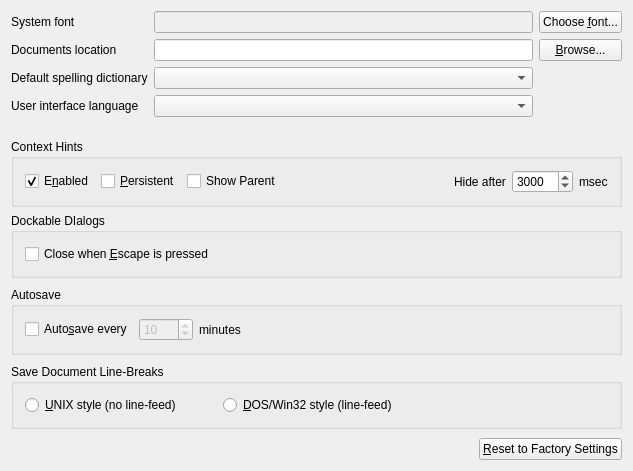
<?xml version="1.0" encoding="UTF-8"?>
<ui version="4.0">
 <class>GeneralPropertiesWidgetBase</class>
 <widget class="QWidget" name="GeneralPropertiesWidgetBase">
  <property name="geometry">
   <rect>
    <x>0</x>
    <y>0</y>
    <width>633</width>
    <height>471</height>
   </rect>
  </property>
  <property name="windowTitle">
   <string>General</string>
  </property>
  <layout class="QGridLayout">
   <property name="margin">
    <number>11</number>
   </property>
   <property name="spacing">
    <number>6</number>
   </property>
   <item row="0" column="5">
    <widget class="QPushButton" name="chooseSysFontButton_">
     <property name="text">
      <string>Choose &amp;font...</string>
     </property>
     <property name="shortcut">
      <string>Alt+F</string>
     </property>
    </widget>
   </item>
   <item row="1" column="5">
    <widget class="QPushButton" name="browseDocLocationButton_">
     <property name="text">
      <string>&amp;Browse...</string>
     </property>
     <property name="shortcut">
      <string>Alt+B</string>
     </property>
    </widget>
   </item>
   <item row="0" column="1" colspan="4">
    <widget class="QLineEdit" name="sysFontLineEdit_">
     <property name="enabled">
      <bool>false</bool>
     </property>
    </widget>
   </item>
   <item row="1" column="1" colspan="4">
    <widget class="QLineEdit" name="docPathLineEdit_"/>
   </item>
   <item row="2" column="1" colspan="4">
    <widget class="QComboBox" name="spellDictCombo_">
     <property name="sizePolicy">
      <sizepolicy hsizetype="Minimum" vsizetype="Fixed">
       <horstretch>0</horstretch>
       <verstretch>0</verstretch>
      </sizepolicy>
     </property>
     <property name="duplicatesEnabled">
      <bool>false</bool>
     </property>
    </widget>
   </item>
   <item row="0" column="0">
    <widget class="QLabel" name="TextLabel1_2_2">
     <property name="text">
      <string>System font</string>
     </property>
    </widget>
   </item>
   <item row="1" column="0">
    <widget class="QLabel" name="docPathLabel_">
     <property name="text">
      <string>Documents location</string>
     </property>
    </widget>
   </item>
   <item row="9" column="3">
    <spacer>
     <property name="orientation">
      <enum>Qt::Vertical</enum>
     </property>
     <property name="sizeType">
      <enum>QSizePolicy::Expanding</enum>
     </property>
     <property name="sizeHint" stdset="0">
      <size>
       <width>20</width>
       <height>16</height>
      </size>
     </property>
    </spacer>
   </item>
   <item row="2" column="0">
    <widget class="QLabel" name="spellDictLabel_">
     <property name="frameShape">
      <enum>QFrame::NoFrame</enum>
     </property>
     <property name="frameShadow">
      <enum>QFrame::Plain</enum>
     </property>
     <property name="text">
      <string>Default spelling dictionary</string>
     </property>
    </widget>
   </item>
   <item row="4" column="3">
    <spacer>
     <property name="orientation">
      <enum>Qt::Vertical</enum>
     </property>
     <property name="sizeType">
      <enum>QSizePolicy::Fixed</enum>
     </property>
     <property name="sizeHint" stdset="0">
      <size>
       <width>20</width>
       <height>16</height>
      </size>
     </property>
    </spacer>
   </item>
   <item row="3" column="0">
    <widget class="QLabel" name="uiLangLabel_">
     <property name="text">
      <string>User interface language</string>
     </property>
    </widget>
   </item>
   <item row="3" column="1" colspan="4">
    <widget class="QComboBox" name="uiLangCombo_"/>
   </item>
   <item row="5" column="0" colspan="6">
    <widget class="QGroupBox" name="hintsBox_">
     <property name="title">
      <string>Context Hints</string>
     </property>
     <layout class="QGridLayout">
      <property name="margin">
       <number>11</number>
      </property>
      <property name="spacing">
       <number>6</number>
      </property>
      <item row="0" column="0">
       <widget class="QCheckBox" name="hintsEnabled_">
        <property name="text">
         <string>E&amp;nabled</string>
        </property>
        <property name="shortcut">
         <string>Alt+N</string>
        </property>
        <property name="checked">
         <bool>true</bool>
        </property>
       </widget>
      </item>
      <item row="0" column="1">
       <widget class="QCheckBox" name="hintsPersistent_">
        <property name="text">
         <string>&amp;Persistent</string>
        </property>
        <property name="shortcut">
         <string>Alt+P</string>
        </property>
       </widget>
      </item>
      <item row="0" column="2">
       <widget class="QCheckBox" name="hintsParent_">
        <property name="text">
         <string>Show Parent</string>
        </property>
       </widget>
      </item>
      <item row="0" column="3">
       <spacer>
        <property name="orientation">
         <enum>Qt::Horizontal</enum>
        </property>
        <property name="sizeType">
         <enum>QSizePolicy::Expanding</enum>
        </property>
        <property name="sizeHint" stdset="0">
         <size>
          <width>126</width>
          <height>20</height>
         </size>
        </property>
       </spacer>
      </item>
      <item row="0" column="4">
       <widget class="QLabel" name="delayLabel_">
        <property name="text">
         <string>Hide after</string>
        </property>
       </widget>
      </item>
      <item row="0" column="5">
       <widget class="QSpinBox" name="delaySpinner_">
        <property name="minimumSize">
         <size>
          <width>0</width>
          <height>0</height>
         </size>
        </property>
        <property name="minimum">
         <number>100</number>
        </property>
        <property name="maximum">
         <number>10000</number>
        </property>
        <property name="singleStep">
         <number>100</number>
        </property>
        <property name="value">
         <number>3000</number>
        </property>
       </widget>
      </item>
      <item row="0" column="6">
       <widget class="QLabel" name="delaySuffix_">
        <property name="text">
         <string>msec</string>
        </property>
       </widget>
      </item>
     </layout>
    </widget>
   </item>
   <item row="6" column="0" colspan="6">
    <widget class="QGroupBox" name="groupBox3">
     <property name="title">
      <string>Dockable DIalogs</string>
     </property>
     <layout class="QVBoxLayout">
      <property name="spacing">
       <number>6</number>
      </property>
      <property name="margin">
       <number>11</number>
      </property>
      <item>
       <widget class="QCheckBox" name="closeWhenEscape_">
        <property name="text">
         <string>Close when &amp;Escape is pressed</string>
        </property>
        <property name="shortcut">
         <string>Alt+E</string>
        </property>
       </widget>
      </item>
     </layout>
    </widget>
   </item>
   <item row="10" column="0" colspan="6">
    <widget class="QGroupBox" name="crlfStyleButtonGroup_">
     <property name="title">
      <string>Save Document Line-Breaks</string>
     </property>
     <layout class="QHBoxLayout">
      <property name="spacing">
       <number>6</number>
      </property>
      <property name="margin">
       <number>11</number>
      </property>
      <item>
       <widget class="QRadioButton" name="unixStyleRadioButton_">
        <property name="sizePolicy">
         <sizepolicy hsizetype="Expanding" vsizetype="Fixed">
          <horstretch>0</horstretch>
          <verstretch>0</verstretch>
         </sizepolicy>
        </property>
        <property name="text">
         <string>&amp;UNIX style (no line-feed)</string>
        </property>
        <property name="shortcut">
         <string>Alt+U</string>
        </property>
       </widget>
      </item>
      <item>
       <widget class="QRadioButton" name="win32StyleRadioButton_">
        <property name="sizePolicy">
         <sizepolicy hsizetype="Expanding" vsizetype="Fixed">
          <horstretch>0</horstretch>
          <verstretch>0</verstretch>
         </sizepolicy>
        </property>
        <property name="text">
         <string>&amp;DOS/Win32 style (line-feed)</string>
        </property>
        <property name="shortcut">
         <string>Alt+D</string>
        </property>
       </widget>
      </item>
      <item>
       <spacer>
        <property name="orientation">
         <enum>Qt::Horizontal</enum>
        </property>
        <property name="sizeType">
         <enum>QSizePolicy::Expanding</enum>
        </property>
        <property name="sizeHint" stdset="0">
         <size>
          <width>50</width>
          <height>20</height>
         </size>
        </property>
       </spacer>
      </item>
     </layout>
    </widget>
   </item>
   <item row="7" column="2">
    <spacer>
     <property name="orientation">
      <enum>Qt::Vertical</enum>
     </property>
     <property name="sizeType">
      <enum>QSizePolicy::Expanding</enum>
     </property>
     <property name="sizeHint" stdset="0">
      <size>
       <width>20</width>
       <height>16</height>
      </size>
     </property>
    </spacer>
   </item>
   <item row="8" column="0" colspan="6">
    <widget class="QGroupBox" name="groupBox4">
     <property name="title">
      <string>Autosave</string>
     </property>
     <layout class="QGridLayout">
      <property name="margin">
       <number>11</number>
      </property>
      <property name="spacing">
       <number>6</number>
      </property>
      <item row="0" column="0">
       <widget class="QCheckBox" name="autoSaveCheckBox_">
        <property name="enabled">
         <bool>true</bool>
        </property>
        <property name="sizePolicy">
         <sizepolicy hsizetype="Fixed" vsizetype="Fixed">
          <horstretch>0</horstretch>
          <verstretch>0</verstretch>
         </sizepolicy>
        </property>
        <property name="text">
         <string>Auto&amp;save every</string>
        </property>
        <property name="shortcut">
         <string>Alt+S</string>
        </property>
       </widget>
      </item>
      <item row="0" column="1">
       <widget class="QSpinBox" name="autoSaveSpinBox_">
        <property name="enabled">
         <bool>false</bool>
        </property>
        <property name="sizePolicy">
         <sizepolicy hsizetype="Fixed" vsizetype="Fixed">
          <horstretch>0</horstretch>
          <verstretch>0</verstretch>
         </sizepolicy>
        </property>
        <property name="minimum">
         <number>1</number>
        </property>
        <property name="maximum">
         <number>9999</number>
        </property>
        <property name="value">
         <number>10</number>
        </property>
       </widget>
      </item>
      <item row="0" column="2">
       <widget class="QLabel" name="autoSaveMinsLabel_">
        <property name="enabled">
         <bool>true</bool>
        </property>
        <property name="sizePolicy">
         <sizepolicy hsizetype="Minimum" vsizetype="Preferred">
          <horstretch>0</horstretch>
          <verstretch>0</verstretch>
         </sizepolicy>
        </property>
        <property name="text">
         <string>minutes</string>
        </property>
       </widget>
      </item>
     </layout>
    </widget>
   </item>
   <item row="11" column="1">
    <spacer>
     <property name="orientation">
      <enum>Qt::Vertical</enum>
     </property>
     <property name="sizeType">
      <enum>QSizePolicy::Expanding</enum>
     </property>
     <property name="sizeHint" stdset="0">
      <size>
       <width>20</width>
       <height>16</height>
      </size>
     </property>
    </spacer>
   </item>
   <item row="12" column="0" colspan="4">
    <spacer>
     <property name="orientation">
      <enum>Qt::Horizontal</enum>
     </property>
     <property name="sizeType">
      <enum>QSizePolicy::Expanding</enum>
     </property>
     <property name="sizeHint" stdset="0">
      <size>
       <width>540</width>
       <height>20</height>
      </size>
     </property>
    </spacer>
   </item>
   <item row="12" column="4" colspan="2">
    <widget class="QPushButton" name="resetToFactorySettings_">
     <property name="sizePolicy">
      <sizepolicy hsizetype="Minimum" vsizetype="Fixed">
       <horstretch>0</horstretch>
       <verstretch>0</verstretch>
      </sizepolicy>
     </property>
     <property name="text">
      <string>&amp;Reset to Factory Settings</string>
     </property>
     <property name="shortcut">
      <string>Alt+R</string>
     </property>
    </widget>
   </item>
  </layout>
 </widget>
 <layoutdefault spacing="6" margin="11"/>
 <pixmapfunction>qPixmapFromMimeSource</pixmapfunction>
 <tabstops>
  <tabstop>sysFontLineEdit_</tabstop>
  <tabstop>chooseSysFontButton_</tabstop>
  <tabstop>docPathLineEdit_</tabstop>
  <tabstop>browseDocLocationButton_</tabstop>
  <tabstop>spellDictCombo_</tabstop>
  <tabstop>hintsEnabled_</tabstop>
  <tabstop>hintsPersistent_</tabstop>
  <tabstop>delaySpinner_</tabstop>
  <tabstop>closeWhenEscape_</tabstop>
  <tabstop>autoSaveCheckBox_</tabstop>
  <tabstop>autoSaveSpinBox_</tabstop>
  <tabstop>unixStyleRadioButton_</tabstop>
  <tabstop>win32StyleRadioButton_</tabstop>
  <tabstop>resetToFactorySettings_</tabstop>
 </tabstops>
 <resources/>
 <connections>
  <connection>
   <sender>autoSaveCheckBox_</sender>
   <signal>toggled(bool)</signal>
   <receiver>autoSaveSpinBox_</receiver>
   <slot>setEnabled(bool)</slot>
   <hints>
    <hint type="sourcelabel">
     <x>20</x>
     <y>20</y>
    </hint>
    <hint type="destinationlabel">
     <x>20</x>
     <y>20</y>
    </hint>
   </hints>
  </connection>
 </connections>
</ui>
